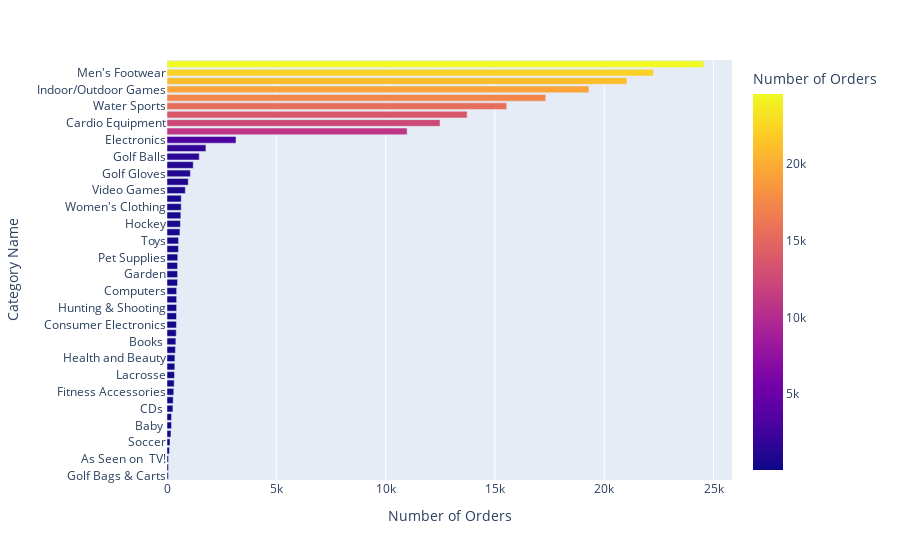

Notebook code cell kept with this figure:
### Markdown cell above
# Category

### Code cell
#Category Name
data_Category_Name=df1.groupby(['Category Name'])['Order Id'].count().reset_index(name='Number of Orders').sort_values(by= 'Number of Orders', ascending= True)
px.bar(data_Category_Name, x='Number of Orders',y = 'Category Name',color ='Number of Orders')

### Figure 1 — Plotly figure (JSON) as saved in the notebook; plotly's stock layout.template omitted (floating-point values rounded to 4 significant figures)
{"data": [{"alignmentgroup": "True", "hovertemplate": "Number of Orders=%{marker.color}<br>Category Name=%{y}<extra></extra>", "legendgroup": "", "marker": {"color": [61, 67, 68, 111, 138, 181, 207, 208, 271, 283, 309, 328, 343, 357, 362, 384, 405, 423, 431, 434, 440, 441, 442, 483, 484, 484, 492, 524, 529, 592, 614, 632, 650, 652, 838, 974, 1070, 1201, 1475, 1780, 3156, 10984, 12487, 13729, 15540, 17325, 19298, 21035, 22246, 24551], "coloraxis": "coloraxis", "pattern": {"shape": ""}}, "name": "", "offsetgroup": "", "orientation": "h", "showlegend": false, "textposition": "auto", "type": "bar", "x": [61, 67, 68, 111, 138, 181, 207, 208, 271, 283, 309, 328, 343, 357, 362, 384, 405, 423, 431, 434, 440, 441, 442, 483, 484, 484, 492, 524, 529, 592, 614, 632, 650, 652, 838, 974, 1070, 1201, 1475, 1780, 3156, 10984, 12487, 13729, 15540, 17325, 19298, 21035, 22246, 24551], "xaxis": "x", "y": ["Golf Bags & Carts", "Basketball", "As Seen on  TV!", "Strength Training", "Soccer", "Women's Golf Clubs", "Baby ", "Men's Clothing", "CDs ", "Men's Golf Clubs", "Fitness Accessories", "Tennis & Racquet", "Lacrosse", "Sporting Goods", "Health and Beauty", "Kids' Golf Clubs", "Books ", "Boxing & MMA", "Consumer Electronics", "Music", "Hunting & Shooting", "Golf Apparel", "Computers", "DVDs", "Garden", "Crafts", "Pet Supplies", "Golf Shoes", "Toys", "Cameras ", "Hockey", "Baseball & Softball", "Women's Clothing", "Children's Clothing", "Video Games", "Trade-In", "Golf Gloves", "Girls' Apparel", "Golf Balls", "Accessories", "Electronics", "Shop By Sport", "Cardio Equipment", "Camping & Hiking", "Water Sports", "Fishing", "Indoor/Outdoor Games", "Women's Apparel", "Men's Footwear", "Cleats"], "yaxis": "y"}], "layout": {"barmode": "relative", "coloraxis": {"colorbar": {"title": {"text": "Number of Orders"}}, "colorscale": [[0, "#0d0887"], [0.1111, "#46039f"], [0.2222, "#7201a8"], [0.3333, "#9c179e"], [0.4444, "#bd3786"], [0.5556, "#d8576b"], [0.6667, "#ed7953"], [0.7778, "#fb9f3a"], [0.8889, "#fdca26"], [1, "#f0f921"]]}, "legend": {"tracegroupgap": 0}, "margin": {"t": 60}, "xaxis": {"anchor": "y", "domain": [0, 1], "title": {"text": "Number of Orders"}}, "yaxis": {"anchor": "x", "domain": [0, 1], "title": {"text": "Category Name"}}}}
